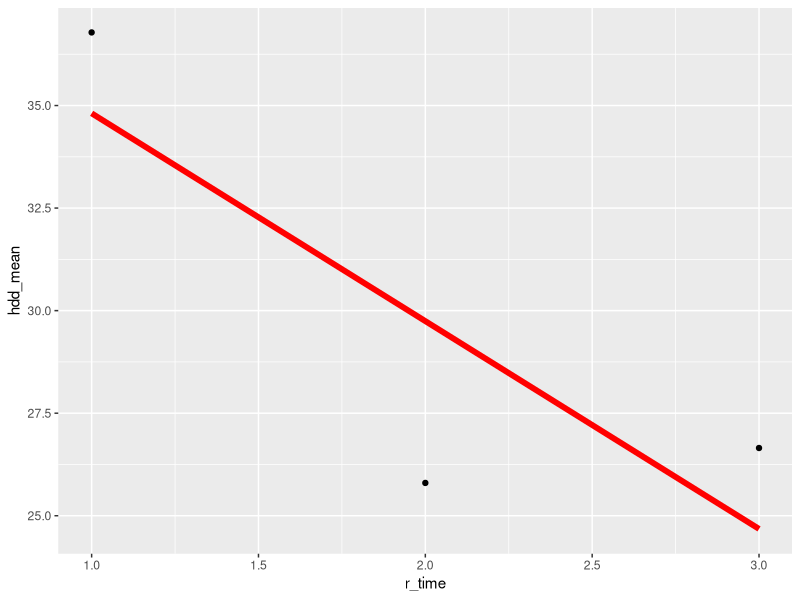

Source code (R):
## ---- chunk 1
#| message: false
#| warning: false

library(tidyverse)
library(lme4)
## ---- chunk 2
d_long <- read_csv("repeated_measures.csv", col_types = cols()) |> 
  filter(dyad == "Patient") |> 
  select(-dyad) |> 
  filter(time > 0) |> 
  glimpse()

d_long |> print(n = 10)
## ---- chunk 3
d_wide <- d_long |> 
  select(study_id, arm, time, hdd) |> 
  pivot_wider(names_from = time, values_from = hdd) |> 
  rename(time1 = `1`,
         time2 = `2`, 
         time3 = `3`) |> 
  glimpse()

d_wide |> print(n = 10)
## ---- chunk 4
(helmert2 = matrix(c(-.5, .5), ncol = 1, dimnames = list(c("time1", "time2"), c("t2v1"))))
(helmert3 = matrix(c(-2/3, 1/3, 1/3, 0, -.5, .5), ncol = 2, dimnames = list(c("time1", "time2", "time3"), c("t32v1", "t3v2"))))
## ---- chunk 5
d2_long <- d_long |> 
  filter(time < 3) |> 
  glimpse()

d2_wide <- d_wide |> 
  select(-time3) |> 
  glimpse()
## ---- chunk 6

d_wide |> 
  mutate(diff = time2 - time1) |> 
  lm(diff ~ 1, data = _) |> 
  summary()
## ---- chunk 7
d_wide |> 
  mutate(ave = (time2 + time1) / 2) |> 
  lm(ave ~ 1, data = _) |> 
  summary()
## ---- chunk 8
d2_long <- d2_long |> 
  mutate(time_2v1 = if_else(time == 1, -.5, .5)) |>
  glimpse()

d2_long |> print(n = 10)
## ---- chunk 9
m2a <- d2_long |> 
  lmer(hdd ~ time_2v1 + (1 | study_id), data = _)

m2a

m2a |> 
  car::Anova(type = 3, test = "F")
## ---- chunk 10
d2_long <- d2_long |> 
  mutate(time = factor(time, labels = c("time1", "time2")))
## ---- chunk 11
contrasts(d2_long$time)
contrasts(d2_long$time) <- helmert2
contrasts(d2_long$time)
## ---- chunk 12
m2b <- d2_long |> 
  lmer(hdd ~ time + (1 | study_id), data = _)

m2b

m2b |> 
  car::Anova(type = 3, test = "F")
## ---- chunk 13
d_long <- d_long |> 
  mutate(time = factor(time, labels = c("time1", "time2", "time3")))

contrasts(d_long$time)
contrasts(d_long$time) <- helmert3
contrasts(d_long$time)
## ---- chunk 14
m_afex <- d_long |> 
  afex::aov_car(hdd ~ time + Error(study_id/time), data = _)

summary(m_afex)
## ---- chunk 15
anova(m_afex, correction = "none")
anova(m_afex, correction = "GG")
anova(m_afex, correction = "HF")
## ---- chunk 16
(means <- emmeans::emmeans(m_afex, ~ time))
emmeans::contrast(means, list(t32v1 = c(-1, .5, .5), t3v2 = c(0,-1,1))) 
## ---- chunk 17
d_wide |> 
  mutate(diff_23v1 = (time2 + time3) / 2 - time1) |> 
  lm(diff_23v1 ~ 1, data = _) |> 
  summary()

d_wide |>
  mutate(diff_3v2 = time3 - time2) |> 
  lm(diff_3v2 ~ 1, data = _) |> 
  summary()
## ---- chunk 18
d_wide |> 
  mutate(ave = (time1 + time2 + time3) / 3) |> 
  lm(ave ~ 1, data = _) |> 
  summary()
## ---- chunk 19
m3a<- d_long |> 
  lmer(hdd ~ time + (1 | study_id), data = _)

m3a

m3a |> car::Anova(type = 3, test = "F")
## ---- chunk 20
d_long <- d_long |> 
  mutate(time_32v1 = case_match(time,
                                "time1" ~ -2/3,
                                c("time2", "time3") ~ 1/3),
         time_3v2 = case_match(time, 
                               "time1" ~ 0,
                               "time2" ~ -.5,
                               "time3" ~ .5))

d_long |> print(n = 10)
## ---- chunk 21
m3b <- d_long |> 
  lme4::lmer(hdd ~ time_32v1 + time_3v2 + (1 | study_id), data = _)

m3b

m3b |> 
  car::Anova(type = 3, test = "F")
## ---- chunk 22
d_long <- d_long |> 
  mutate(r_time = as.numeric(time),
         c_time = r_time - 2) |> 
  glimpse()
## ---- chunk 23
m_raw <- d_long |> 
  lmer(hdd ~ r_time + (1 + r_time | study_id), data = _)

m_raw

m_raw |> 
  car::Anova(type = 3, test = "F")
## ---- chunk 24
m_center <- d_long |> 
  lmer(hdd ~ c_time + (1 + c_time | study_id), data = _)

m_center

m_center |> 
  car::Anova(type = 3, test = "F")
## ---- chunk 25
d_long <- d_long |> 
  mutate(c_time2 = c_time^2) |> 
  glimpse()
## ---- chunk 26
m_poly <- d_long |> 
  lmer(hdd ~ c_time + c_time2 + (1 | study_id), data = _)

m_poly

m_poly |> 
  car::Anova(type = 3, test = "F")
## ---- chunk 27
# we can add the means from raw data to plot and then superimpose the fitted model
d_plot <- d_long |> 
  group_by(r_time) |> 
  summarize(hdd_mean = mean(hdd), hdd_sd = sd(hdd)) |> 
  mutate(study_id = 999)

d_plot <- d_plot |> 
  mutate(hdd_pred = predict(m_raw, newdata = d_plot, allow.new.levels = TRUE)) |> 
  glimpse()

d_plot |> 
  ggplot(aes(x = r_time)) +
    geom_point(aes(y = hdd_mean)) +
    geom_line(aes(y = hdd_pred), color = "red", linewidth = 2) 
